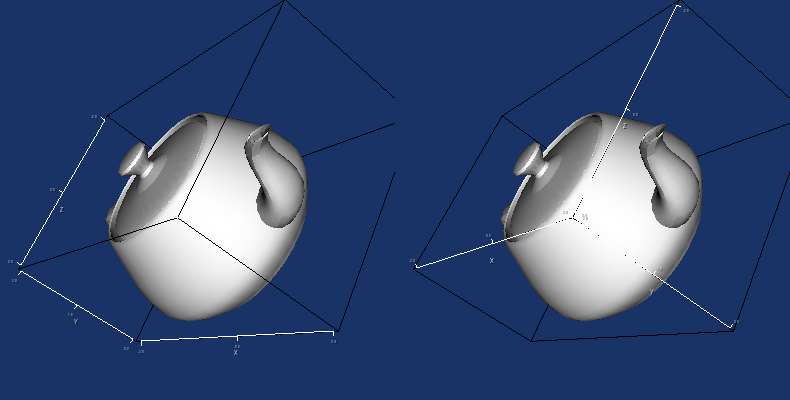

Python code for this plot:
#!/usr/bin/env python

# Demonstrate vtkCubeAxesActor2D with a teapot in two viewports.

import os

import vtkmodules.vtkInteractionStyle  # noqa: F401
import vtkmodules.vtkRenderingFreeType  # noqa: F401
import vtkmodules.vtkRenderingOpenGL2  # noqa: F401

from vtkmodules.vtkFiltersCore import vtkPolyDataNormals
from vtkmodules.vtkFiltersModeling import vtkOutlineFilter
from vtkmodules.vtkIOGeometry import vtkBYUReader
from vtkmodules.vtkRenderingAnnotation import vtkCubeAxesActor2D
from vtkmodules.vtkRenderingCore import (
    vtkActor,
    vtkLight,
    vtkPolyDataMapper,
    vtkRenderWindow,
    vtkRenderWindowInteractor,
    vtkRenderer,
    vtkTextProperty,
)
from vtkmodules.vtkRenderingLOD import vtkLODActor

# Data path
data_dir = os.environ.get("VPE_DATA_DIR", os.path.dirname(os.path.abspath(__file__)))

# Source
teapot_reader = vtkBYUReader()
teapot_reader.SetGeometryFileName(os.path.join(data_dir, "teapot.g"))

# Filter
normals_filter = vtkPolyDataNormals()
normals_filter.SetInputConnection(teapot_reader.GetOutputPort())

teapot_mapper = vtkPolyDataMapper()
teapot_mapper.SetInputConnection(normals_filter.GetOutputPort())

teapot_actor = vtkLODActor()
teapot_actor.SetMapper(teapot_mapper)

# Outline
outline_filter = vtkOutlineFilter()
outline_filter.SetInputConnection(normals_filter.GetOutputPort())

outline_mapper = vtkPolyDataMapper()
outline_mapper.SetInputConnection(outline_filter.GetOutputPort())

outline_actor = vtkActor()
outline_actor.SetMapper(outline_mapper)
outline_actor.GetProperty().SetColor(0, 0, 0)

# Renderer 0 — outer edges fly mode
renderer_0 = vtkRenderer()
renderer_0.SetViewport(0, 0, 0.5, 1.0)
renderer_0.AddViewProp(teapot_actor)
renderer_0.AddViewProp(outline_actor)
renderer_0.SetBackground(0.1, 0.2, 0.4)

# Renderer 1 — closest triad fly mode
renderer_1 = vtkRenderer()
renderer_1.SetViewport(0.5, 0, 1.0, 1.0)
renderer_1.AddViewProp(teapot_actor)
renderer_1.AddViewProp(outline_actor)
renderer_1.SetBackground(0.1, 0.2, 0.4)

# Text property
text_property = vtkTextProperty()
text_property.SetColor(1, 1, 1)
text_property.ShadowOn()

# Axes 1 — outer edges
axes = vtkCubeAxesActor2D()
axes.SetInputConnection(normals_filter.GetOutputPort())
axes.SetLabelFormat("{:6.1f}")
axes.SetFlyModeToOuterEdges()
axes.SetFontFactor(0.8)
axes.SetAxisTitleTextProperty(text_property)
axes.SetAxisLabelTextProperty(text_property)
renderer_0.AddViewProp(axes)

# Axes 2 — closest triad
axes_2 = vtkCubeAxesActor2D()
axes_2.SetViewProp(teapot_actor)
axes_2.SetLabelFormat(axes.GetLabelFormat())
axes_2.SetFlyModeToClosestTriad()
axes_2.SetFontFactor(axes.GetFontFactor())
axes_2.ScalingOff()
axes_2.SetAxisTitleTextProperty(text_property)
axes_2.SetAxisLabelTextProperty(text_property)
renderer_1.AddViewProp(axes_2)

# Render window
render_window = vtkRenderWindow()
render_window.AddRenderer(renderer_0)
render_window.AddRenderer(renderer_1)
render_window.SetWindowName("cube axes")
render_window.SetMultiSamples(0)
render_window.SetSize(790, 400)

# Interactor
interactor = vtkRenderWindowInteractor()
interactor.SetRenderWindow(render_window)

# Scene
light = vtkLight()
light.SetFocalPoint(0.21406, 1.5, 0)
light.SetPosition(8.3761, 4.94858, 4.12505)
renderer_0.AddLight(light)
renderer_1.AddLight(light)

renderer_0.GetActiveCamera().SetClippingRange(1.60187, 20.0842)
renderer_0.GetActiveCamera().SetFocalPoint(0.21406, 1.5, 0)
renderer_0.GetActiveCamera().SetPosition(11.63, 6.32, 5.77)
renderer_0.GetActiveCamera().SetViewUp(0.180325, 0.549245, -0.815974)
renderer_1.SetActiveCamera(renderer_0.GetActiveCamera())

axes.SetCamera(renderer_0.GetActiveCamera())
axes_2.SetCamera(renderer_1.GetActiveCamera())

interactor.Initialize()
interactor.Start()
